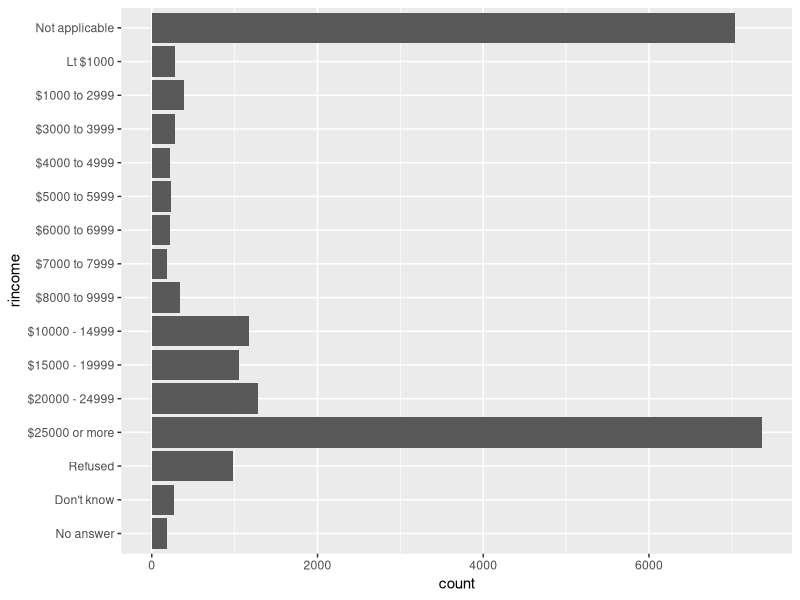
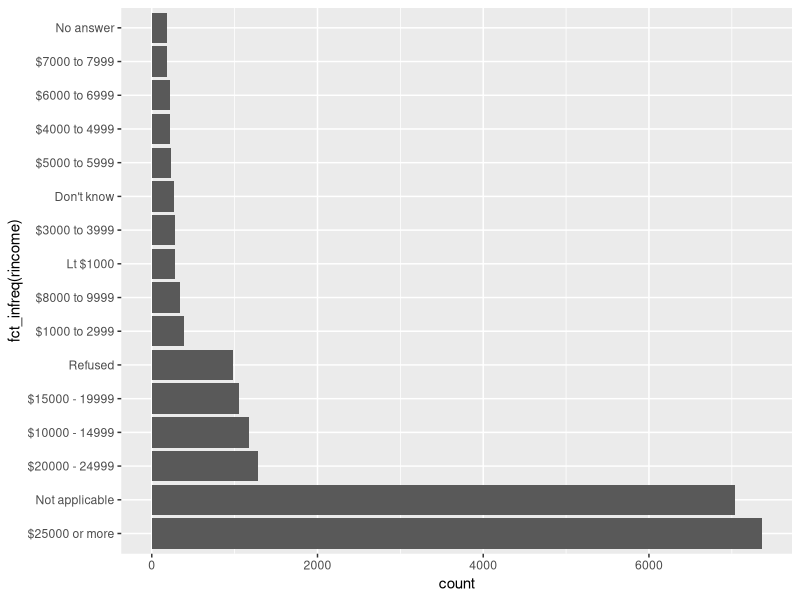
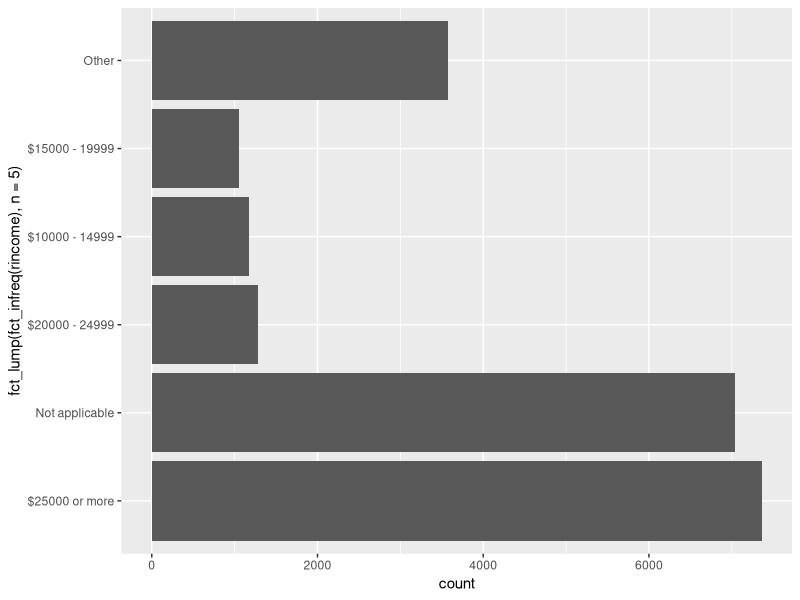

Reproduce these figures in R, in order.
## ---- chunk 1

knitr::opts_chunk$set(echo = TRUE,
                      message = FALSE, 
                      warning = FALSE)
#Packages
library(dplyr)
library(forcats)
library(ggplot2)
## ---- chunk 2
gss_cat 
## ---- chunk 3
levels(gss_cat$rincome)
## ---- chunk 4
reshuffled_income <- gss_cat$rincome %>%
  fct_shuffle()

levels(reshuffled_income)
## ---- chunk 5

income_ordered_manually <- fct_relevel(reshuffled_income, c( "No answer", "Don't know", "Refused", "$25000 or more", "$20000 - 24999", "$15000 - 19999", "$10000 - 14999", "$8000 to 9999",  "$7000 to 7999",  "$6000 to 6999", "$5000 to 5999", "$4000 to 4999",  "$3000 to 3999", "$1000 to 2999",  "Lt $1000", "Not applicable"))

levels(income_ordered_manually)
## ---- chunk 6

fct_rev(income_ordered_manually)%>%
  levels()

## ---- chunk 7
ggplot(gss_cat, aes(x = rincome)) + 
    geom_bar() + 
    coord_flip() 
## ---- chunk 8

ggplotprueba <- ggplot(gss_cat, aes(x = fct_infreq(rincome))) + 
    geom_bar() + 
    coord_flip() 
ggplotprueba
    
## ---- chunk 9

  ggplot(gss_cat, aes(x = fct_lump(fct_infreq(rincome), n=5))) + 
    geom_bar() + 
    coord_flip()
## ---- chunk 10

gss_cat %>%
  mutate(rincome = fct_collapse(rincome,
    other = c("No answer", "Don't know", "Refused", "Not applicable"),
    "20000 or more" = c("$25000 or more", "$20000 - 24999"),
    "10000 - 19999" = c("$15000 - 19999", "$10000 - 14999"),
    "7000 - 9999" = c("$8000 to 9999", "$7000 to 7999"),
    "5000 - 6999" = c("$6000 to 6999", "$5000 to 5999"),
    "3000 - 4999" = c("$4000 to 4999",  "$3000 to 3999"),
    "<2999" = c("$1000 to 2999",  "Lt $1000")
  )) %>%
  count(rincome)

